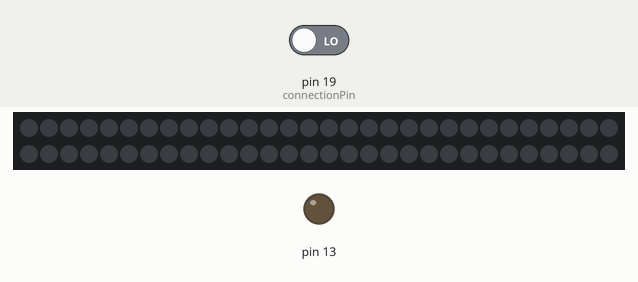
Bench run of a sketch on a simulated Arduino Uno, built with avr-gcc and run on an emulated ATmega328P. Parts: 60 RGB LEDs in strip order, left to right, continuing on the next row, output pins drawn as LEDs (lit = HIGH). The inputs (shaded band) are chosen by the test bench; at power-on: pin 19 (connectionPin) LOW. Dim RGB values are drawn brighter than linear.

Above: at 1.2 s.
1.3 s: pin 19 (connectionPin) driven HIGH
At 1.45 s:
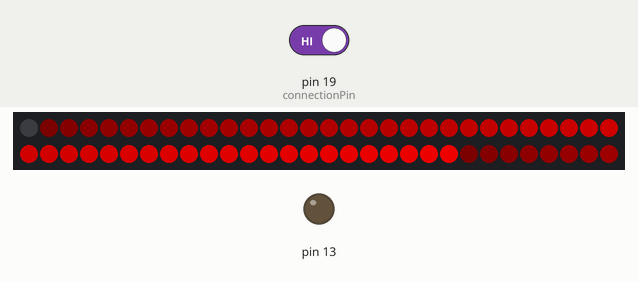
4.3 s: pin 19 (connectionPin) driven LOW
At 5.2 s:
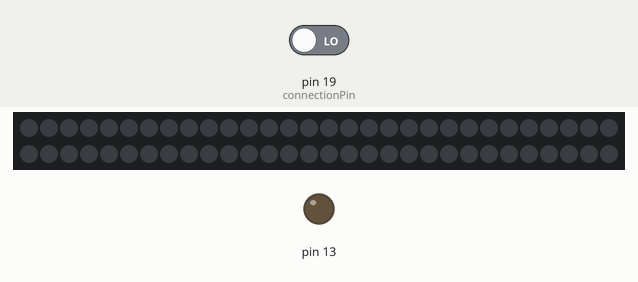
5.8 s: pin 19 (connectionPin) driven HIGH
At 8.67 s:
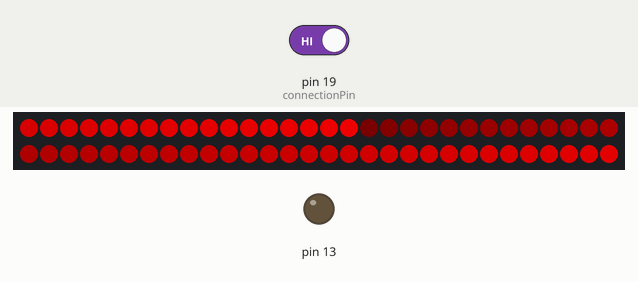
Timing chart, 0 to 10.2 s (numbered marks = the images above; inputs shaded):
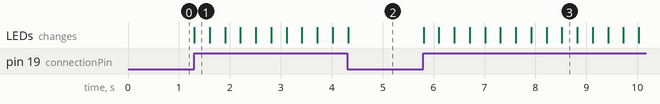

Measured:
- after the input at 1.3 s, the LEDs: change at once (image 1)
- after the input at 4.3 s, the LEDs: change at once (image 2)
- after the input at 5.8 s, the LEDs: first change at once (image 3 shows a later state)

The sketch:

LED_LINE.ino
```cpp
#define NUM_LEDS 60
#include "FastLED.h"
#define PIN 14
#define connectionPin 19

CRGB leds[NUM_LEDS];
byte counter;

void setup() {
  Serial.begin(9600);

  FastLED.addLeds<WS2811, PIN, GRB>(leds, NUM_LEDS).setCorrection( TypicalLEDStrip );
  FastLED.setBrightness(200);
  pinMode(13, OUTPUT);
  pinMode(connectionPin, INPUT);

}

void blink() {
  for (int i = 0; i < NUM_LEDS; i++ ) {         // от 0 до первой трети
    leds[i].setRGB(counter + i*5, 0, 0);
    // умножение i уменьшает шаг радуги
  }
  counter += 3;        // counter меняется от 0 до 255 (тип данных byte)
  FastLED.show();
  delay(5);         // скорость движения радуги
  FastLED.clear();
  FastLED.showColor((0, 0, 0));
}


void loop() {
  if (digitalRead(connectionPin)){
    for (int j=0; j < 50; j++){blink();}
  }
}
```
